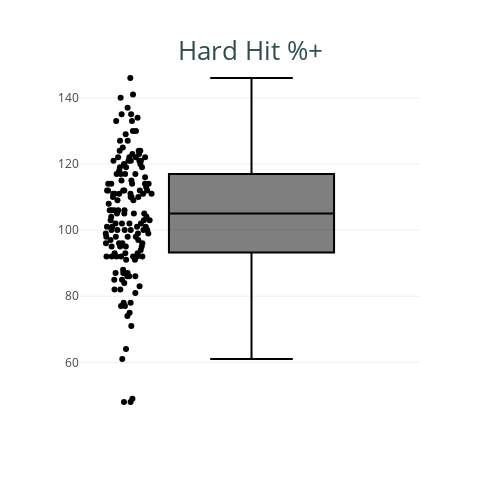

The notebook cell saved with this chart:
### Markdown cell above
### Row 1 - Tab 2

### Code cell
fig_11 = px.box(
    df.query("Season==2023"),
    y = "Hard%+",
    points="all",
    hover_name = "Name",
    height = 500,
    width = 500,
)

fig_11.update_layout(
    title=dict(text="Hard Hit %+", font=dict(size=26), automargin=True, yref='paper'),
    title_font_color="darkslategrey",
    yaxis=dict(title=""),
    xaxis=dict(title="")
)

### Figure 1 — Plotly figure (JSON) as saved in the notebook; plotly's stock layout.template omitted (floating-point values rounded to 4 significant figures; data arrays with more than 128 entries replaced by an {"elided": "..."} marker saying what was removed)
{"data": [{"alignmentgroup": "True", "boxpoints": "all", "hovertemplate": "<b>%{hovertext}</b><br><br>Hard%+=%{y}<extra></extra>", "hovertext": {"elided": "151 str values"}, "legendgroup": "", "marker": {"color": "#000001"}, "name": "", "notched": false, "offsetgroup": "", "orientation": "v", "showlegend": false, "type": "box", "x0": " ", "xaxis": "x", "y": {"elided": "151 int values"}, "y0": " ", "yaxis": "y"}], "layout": {"boxmode": "group", "height": 500, "legend": {"tracegroupgap": 0}, "margin": {"t": 60}, "title": {"automargin": true, "font": {"color": "darkslategrey", "size": 26}, "text": "Hard Hit %+", "yref": "paper"}, "width": 500, "xaxis": {"anchor": "y", "domain": [0, 1], "title": {"text": ""}}, "yaxis": {"anchor": "x", "domain": [0, 1], "title": {"text": ""}}}}
